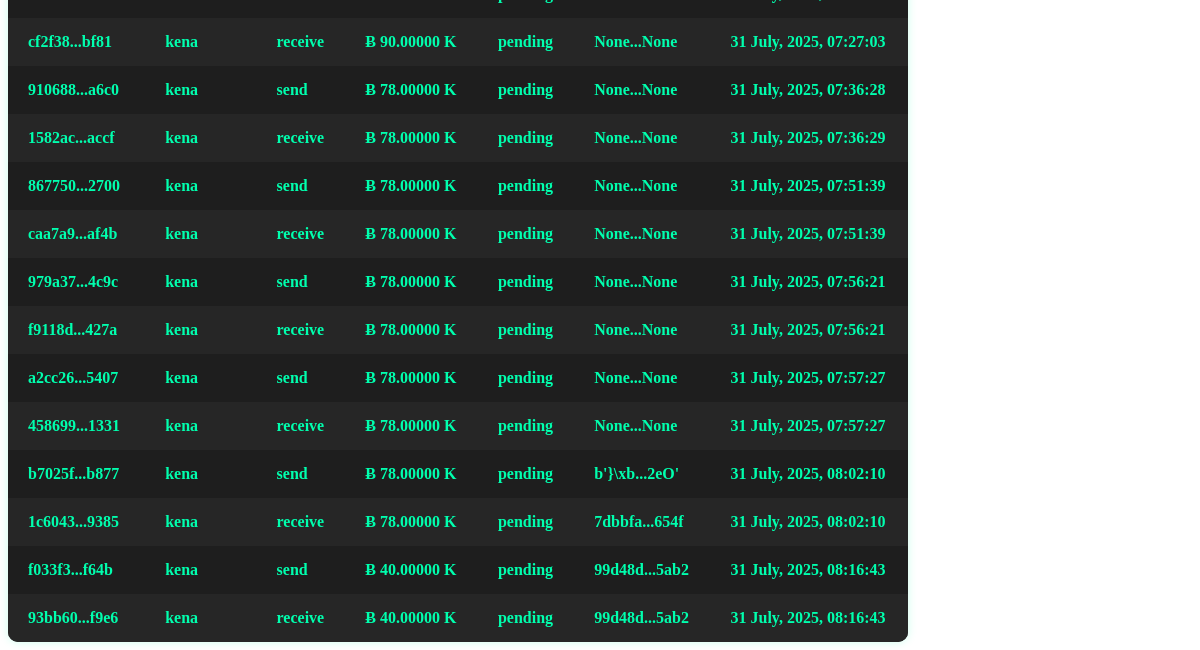
Before: /mine_kena/ (signed in, lower part) with the older database file.
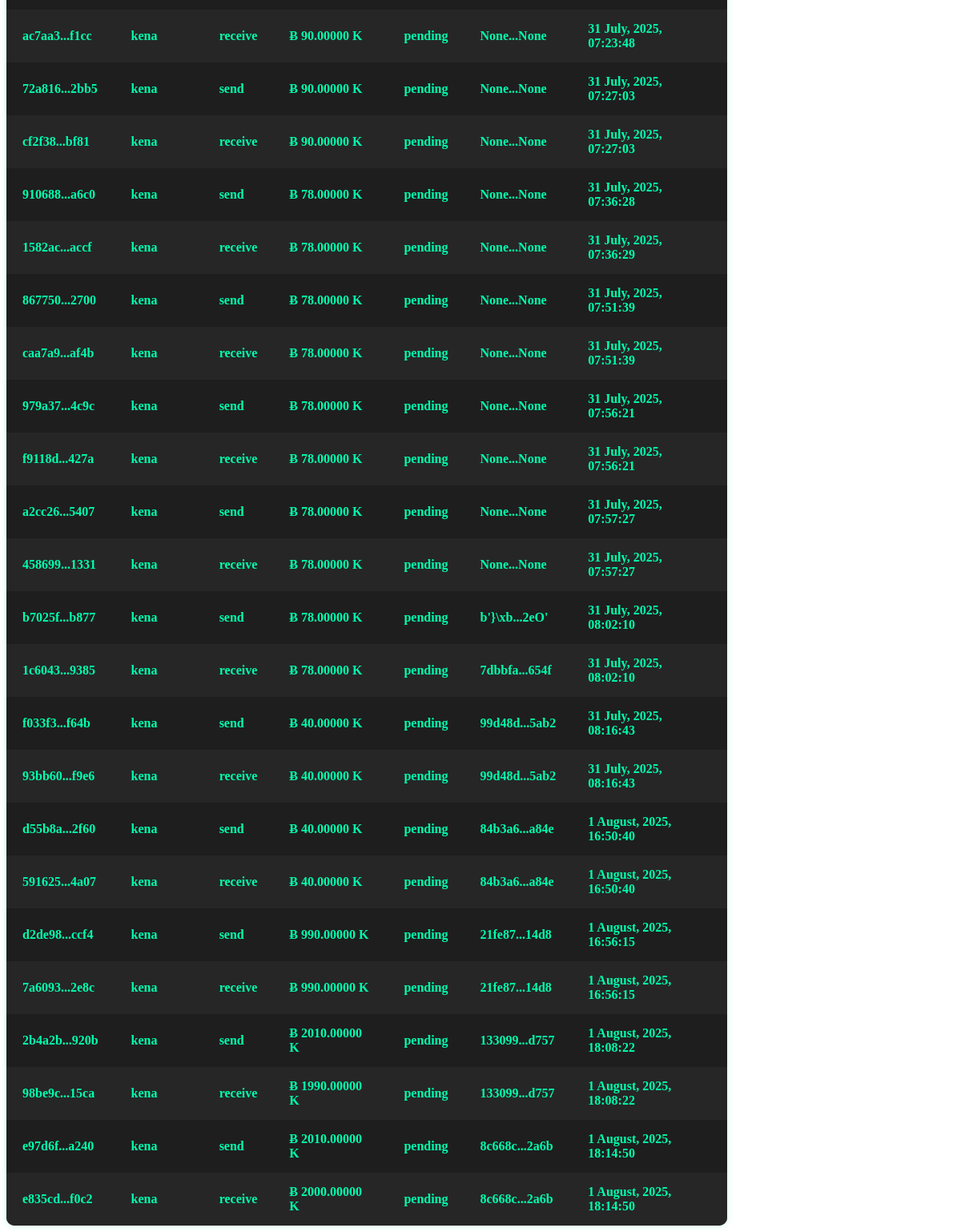
After: the same page with the newer database file.
### coin/models.py (models this page shows, shortened)
class PendingTransaction(models.Model):
    billing = models.ForeignKey(Billing, on_delete=models.CASCADE)
    gateway = models.CharField(max_length=100, default='kena')
    type = models.CharField(max_length=20, default='send')
    debit = models.DecimalField(max_digits=20, decimal_places=5, default=0)
    credit = models.DecimalField(max_digits=20, decimal_places=5, default=0)
    sender = models.ForeignKey(settings.AUTH_USER_MODEL, on_delete=models.CASCADE)
    receiver = models.ForeignKey(settings.AUTH_USER_MODEL, related_name='receiver', null=True, on_delete=models.CASCADE)
    amount = models.DecimalField(max_digits=20, decimal_places=5)
    timestamp = models.DateTimeField(default=now)  # Manually set timestamp
    hash = models.CharField(max_length=64, unique=True, blank=True)
    signature = models.CharField(null=True, blank=True)

### coin/views.py (the view)
# urls.py: path('mine_kena/', views.mine_kena, name='mine_kena'),
def mine_kena(request):
    if request.user.is_authenticated:
        transactions = PendingTransaction.objects.all()
        return render(request, 'coin/mine_kena.html',{'transactions': transactions})
    else:
        return redirect('login')

### coin/templates/coin/mine_kena.html (shortened to what this page needs)
{% extends 'coin/base.html' %}
{% block content %}
    <div class="container">
        {% if transactions %}
            <table>
                <tbody>
                    {% for transaction in transactions %}
                        {% if transaction.type != 'fee' %}
                            <tr>
                                <td class="highlight">{{ transaction.hash|slice:":6" }}...{{ transaction.hash|slice:"-4:" }}</td>
                                <td class="highlight">{{ transaction.gateway }}</td>
                                <td class="highlight">{{ transaction.type }}</td>
                                <td class="highlight">Ƀ {{ transaction.amount }} K</td>
                                <td class="highlight">{{ 'pending' }}</td>
                                <td class="highlight">{{ transaction.signature|slice:":6" }}...{{ transaction.signature|slice:"-4:" }}</td>
                                <td class="highlight">{{ transaction.timestamp|date:"j F, Y,  H:i:s" }}</td>
                            </tr>
                        {% endif %}
                    {% endfor %}
                </tbody>
            </table>
        {% else %}
            <p>No mining transactions found.</p>
        {% endif %}
    </div>
{% endblock %}

Changed rows visible on the page:
now on this page (row unchanged): PendingTransaction: value "pending"
now on this page (row unchanged): PendingTransaction: value "pending"
added PendingTransaction: value "pending"
added PendingTransaction: value "pending"
added PendingTransaction: value "pending"
added PendingTransaction: value "pending"
added PendingTransaction: value "pending"
added PendingTransaction: value "pending"
added PendingTransaction: value "pending"
added PendingTransaction: value "pending"
